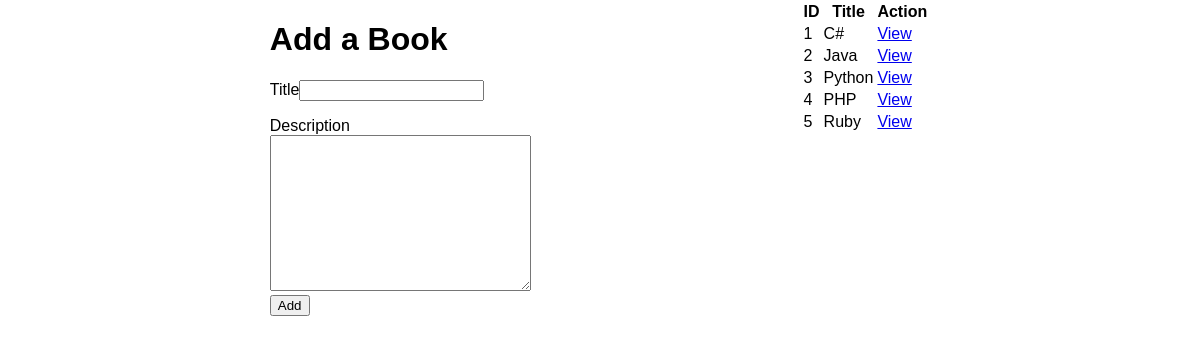
The app's page /, older data.
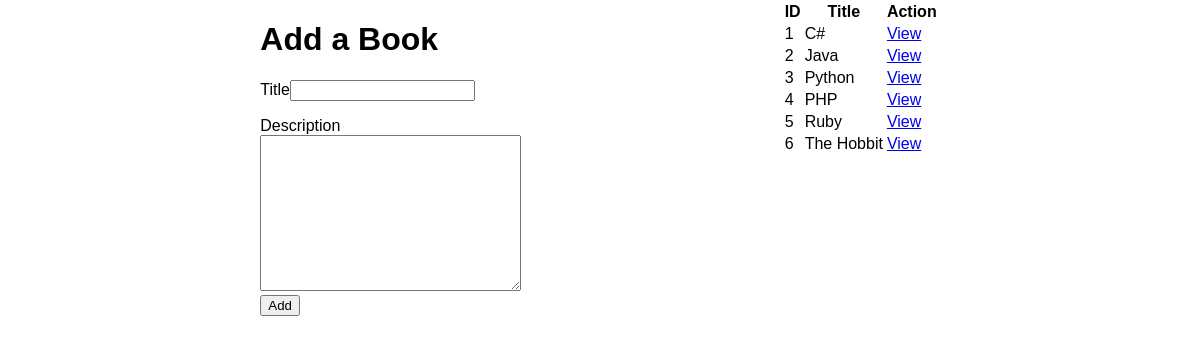
The same page, newer data.
### books_authors_app/models.py (models this page shows, shortened)
class Book(models.Model):
    title = models.CharField(max_length=255, blank=True)
    desc = models.TextField(blank=True)
    link = models.ManyToManyField(Author, related_name="books")
    created_at = models.DateTimeField(auto_now_add=True)
    updated_at = models.DateTimeField(auto_now=True)

### books_authors_app/views.py (the view)
# urls.py: path('', views.index),
def index(request):
    context = {
        "books_DB": Book.objects.all()
    }
    return render(request, "index.html", context)

### books_authors_app/templates/index.html (shortened to what this page needs)
<!DOCTYPE html>
<html lang="en">
<head>
    {% load static %}
    <link rel="stylesheet" href="{% static 'style.css' %}">
</head>
<body>
    <div class="top-section">
        <div>
            <h1>Add a Book</h1>
            <form action="book/add" method="POST">
                <p>Title<input type="text" name="booktitle" id=""></p>
                <label for=""> Description</label><br>
                <textarea name="bookdesc" id="" cols="30" rows="10"></textarea><br>
                <button type="submit">Add</button>
            </form>
        </div>
        <div>
            <table>
                <tr>
                    <th>ID</th>
                    <th>Title</th>
                    <th>Action</th>
                </tr>
                {% for book in books_DB %}
                <tr>
                    <td>{{book.id}}</td>
                    <td>{{book.title}}</td>
                    <td> <a href="book/{{book.id}}">View</a></td>
                </tr>
                {% endfor %}
            </table>
        </div>
    </div>
</body>
</html>

Row changes from the older to the newer data that the page shows:
added Book: id "6", title "The Hobbit"
